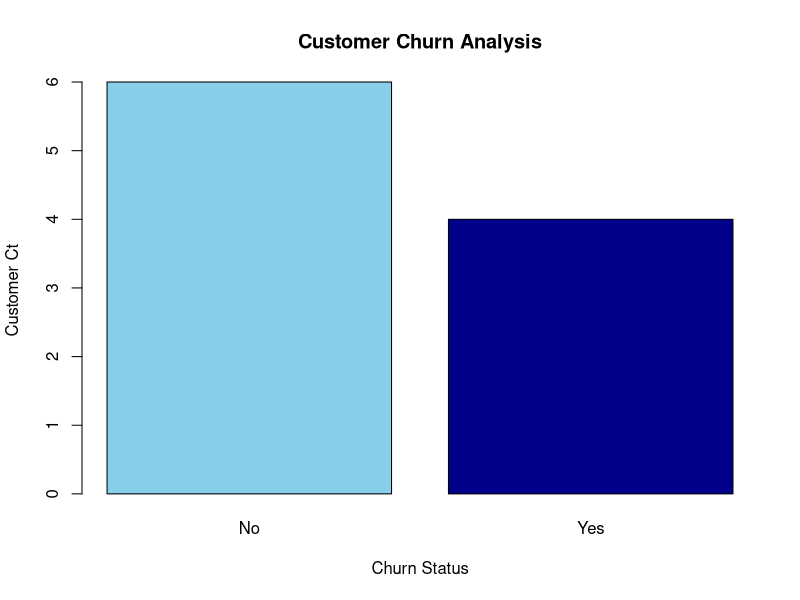

This figure's R source:
  #Creating custom churn dataset 
churn_df <- data.frame(
  Customer_ID = 1:10,
  Churn = c("Yes", "No", "No", "Yes", "No",
            "No", "Yes", "No", "No", "Yes")
)

# Calculating Percentage of Churned & Not Churned Customers
churn_ct <- table(churn_df$Churn) #Returns ct of each unique value in Churn col

churn_pct <- prop.table(churn_ct) * 100 # Returns proportion of churn ct which on mul by 100 gives PCT

print(churn_pct)

# Plot
barplot(
  churn_ct,
  #Use names.arg when the vector has no meaningful names; 
  #omit it when the vector already has names (e.g., from table()).
  main = "Customer Churn Analysis",
  xlab = "Churn Status",
  ylab = "Customer Ct",
  col = c("skyblue","darkblue")
  
)
